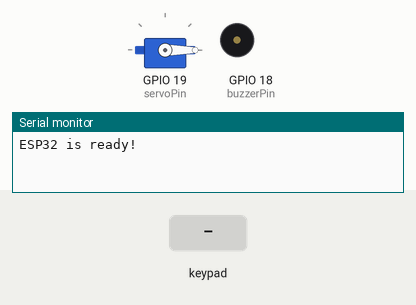
Recording of a sketch running on a simulated ESP32. Shown: servo, buzzer (waves = sounding, pin HIGH), the last lines printed to the serial monitor. The test bench sets the inputs (shaded band).

Above: at 1.2 s.
1.3 s: keypad keys 1 2 3 4 pressed 0.4 s apart
At 1.45 s:
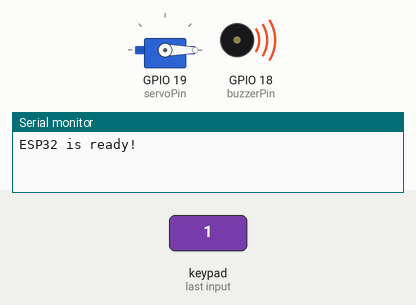
At 3.1 s:
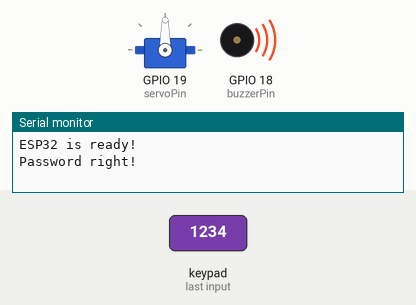
4.4 s: keypad keys 1 4 2 7 2 6 2 5 pressed 0.4 s apart
Timing chart, 0 to 9.0 s (numbered marks = the images above; inputs shaded):
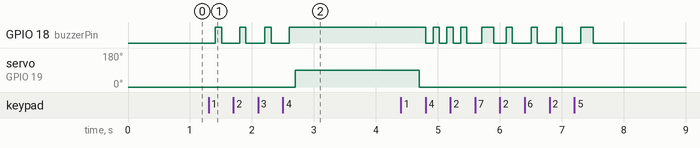

Measured:
- after the input at 1.3 s, GPIO 18 (buzzerPin): alternates HIGH for 0.10 s and LOW for 0.29 s, 7 changes in all, then stays HIGH, starting after 0.11 s; servo on GPIO 19 (servoPin): 0° → 90° after 1.4 s

The sketch:

sketch_may20b.ino
```cpp
#include <Keypad.h>
#include <ESP32Servo.h>

// Keypad Vars
// Define Keypad Symbols
char keys[4][4] = {
  {'1', '2', '3', 'A'},
  {'4', '5', '6', 'B'},
  {'7', '8', '9', 'C'},
  {'*', '0', '#', 'D'}
};
// Connect Pins
byte rowPins[4] = {14, 27, 26, 25};
byte colPins[4] = {13, 21, 22, 23};

// Keypad Var
Keypad myKeypad = Keypad(makeKeymap(keys), rowPins, colPins, 4, 4);
// Server Var
Servo myservo; // create servo object to control a servor

// Pin Vars
int servoPin = 19;
int buzzerPin =18;

// Save the correct password
char passWord[] = {"1234"};

//Setup Code, to run once:
void setup() {
  digitalWrite(buzzerPin, LOW);
  myservo.setPeriodHertz(50); // standard 50 hz servo
  myservo.attach(servoPin, 500, 2500); // attaches the servo on servoPin to the servo object
  myservo.write(0);
  pinMode(buzzerPin, OUTPUT);
  Serial.begin(115200);
  Serial.println("ESP32 is ready!");
  digitalWrite(buzzerPin, LOW);
}

// Main Code, to run repeatedly:
void loop() {
  digitalWrite(buzzerPin, LOW);
  // Vars
  static char keyIn[4]; // Save the input character
  static byte keyInNum = 0; // Save the number of intput characters
  char keyPressed = myKeypad.getKey();

  if (keyPressed) {
    digitalWrite(buzzerPin, LOW);
    delay(100);
    digitalWrite(buzzerPin, HIGH);
    delay(100);
    // Save the input characters
    keyIn[keyInNum++] = keyPressed;
    // Judge the correctness after input
    if (keyInNum == 4) {
      bool isRight = true;
      for (int i = 0; i < 4; i++) {
        if (keyIn[i] != passWord[i])
          isRight = false;
      }
      if (isRight) {
        Serial.println("Password right!");
        myservo.write(90); // open switch
        delay(2000);
        myservo.write(0); // close switch
        delay(100);
        digitalWrite(buzzerPin, LOW);
      } else {
        digitalWrite(buzzerPin, HIGH); // Make a wrong password prompt tone
        delay(100);
        digitalWrite(buzzerPin, LOW);
        Serial.println("Password error!");
      }
      digitalWrite(buzzerPin, LOW);
      keyInNum = 0; // Reset the number of the input characters to 0
    }
  }
}
```
